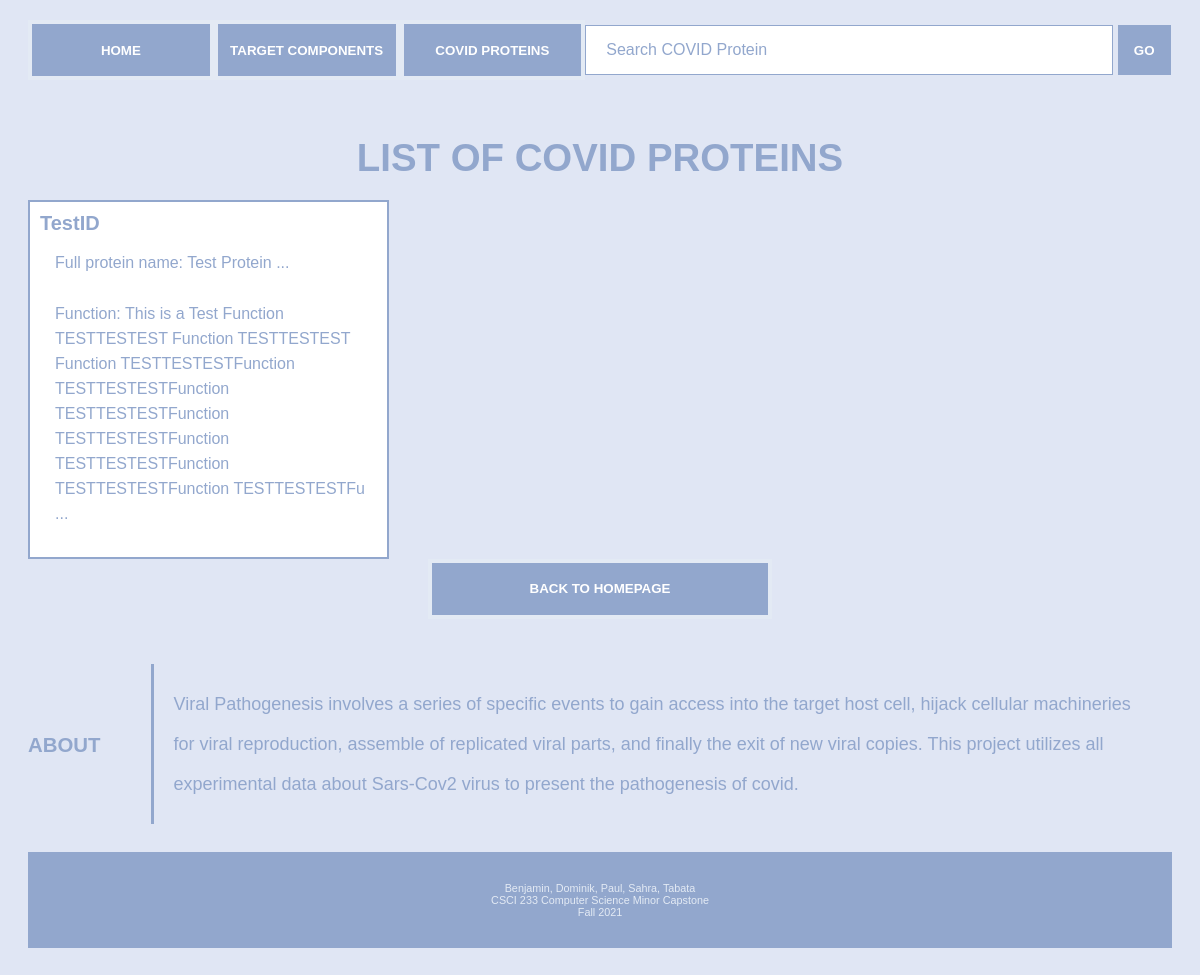
The app's page /proteins/, older data.
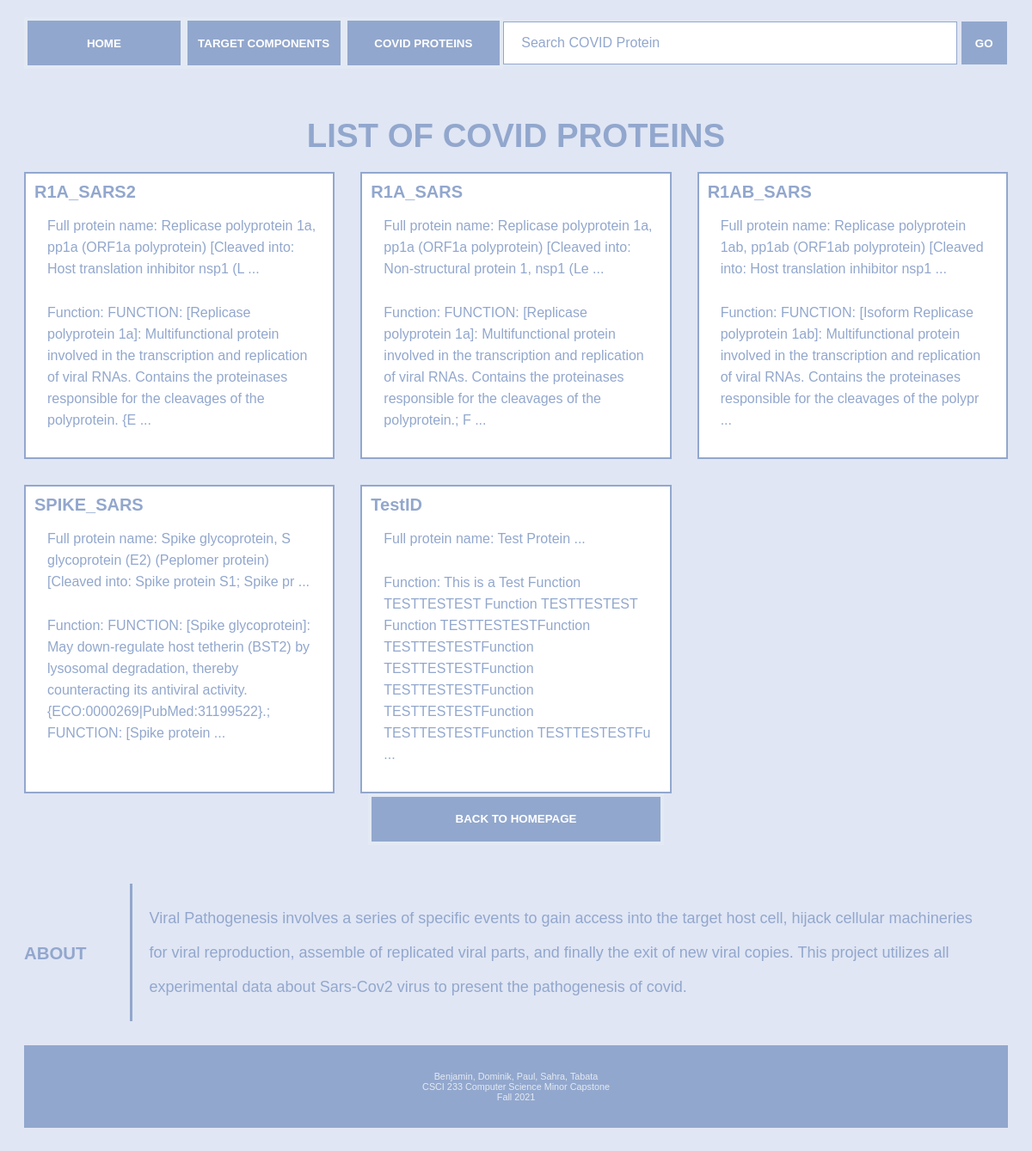
The same page, newer data.
### proteins/models.py (models this page shows, shortened)
class Protein(models.Model):
    protein_id = models.CharField(max_length=100)
    protein_name = models.CharField(max_length=1000)
    slug = models.SlugField()
    function = models.TextField()
    locations = models.TextField()
    thumb = models.ImageField(default='default.png', blank=True)
    class Meta:
        verbose_name_plural = "proteins"
    def function_preview(self):
        return self.function[:200] + ' ...'
    def name_preview(self):
        return self.protein_name[:100] + ' ...'

### proteins/views.py (the view)
# urls.py: path('', views.proteins_list, name='list'),
def proteins_list(request):
    proteins = Protein.objects.all().order_by('protein_name')
    return render(request, 'proteins/proteins_list.html', {'proteins':proteins})

### proteins/templates/proteins/proteins_list.html
{% extends 'index.html' %}
{%block content%}
    <h1 class="listheading">LIST OF COVID PROTEINS</h1>
<div class="thumbnails">
    {% for protein in proteins %}
    <div class = "description-box">
    <a class="protein-name" href="{% url 'proteins:detail' protein.slug %}">{{protein.protein_id}}</a>
            <p>Full protein name: {{protein.name_preview}}</p>
            <p>Function: {{protein.function_preview}}</p>
            </div>
    {% endfor %}
    </div>
<div class="center">
    <button class="button2" id="listBtn"> <a href="{% url 'homepage' %}">BACK TO HOMEPAGE</a></button>
    </div>
{% endblock %}

### templates/index.html (shortened to what this page needs)
<!DOCTYPE html>
{% load static %}
<html lang="en" >
<head>
  <link rel="stylesheet" href="{% static 'style.css' %}">
</head>
<body>
 <div class="search-container">
    <div class="center">
<button class="button2"> <a href="{% url 'homepage' %}">HOME</a></button>
            <button class="button2"> <a href="{% url 'locations:list' %}">TARGET COMPONENTS</a></button>
            <button class="button2"> <a href="{% url 'proteins:list' %}">COVID PROTEINS</a></button>
    <form class="search-container" action="{% url 'proteins:search_results' %}" method="get">{% csrf_token %}
        <input name="q" type="text" id="search-bar" placeholder="Search COVID Protein">
        <button class="button" id="searchBtn">GO</button>
      </form>
        </div>
    </div>
        {%block content%}{% endblock %}
<div class="center">
            <h2>ABOUT</h2>
            <p>Viral Pathogenesis involves a series of specific events to gain access into the target host cell, hijack cellular machineries for viral reproduction, assemble of replicated viral parts, and finally the exit of new viral copies. This project utilizes all experimental data about Sars-Cov2 virus to present the pathogenesis of covid. </p>
        </div>
  <div class="credits">
    Benjamin, Dominik, Paul, Sahra, Tabata <br> CSCI 233 Computer Science Minor Capstone <br> Fall 2021
  </div>
</body>
</html>

### assets/style.css (style rules this page uses)
* { box-sizing: border-box; }
body { padding: 20px; margin-top: 0px; font-family: sans-serif; background-color: rgb(224,230,244); }
h1 { font-size: 3.2vw; text-align: center; padding: 20px; margin-bottom: 50px; color: rgb(146,167,205); }
.listheading { font-size: 3.2vw; text-align: center; padding: 10px; margin-bottom: 10px; color: rgb(146,167,205); }
h2 { font-size: 1.7vw; font-weight: bolder; color: rgb(146,167,205); margin: 0px; }
.protein-name { font-size: 20px; font-weight: bolder; color: rgb(146,167,205); margin: 0px; }
.description-box { padding: 10px; border-style: solid; background-color: white; border:2px solid rgb(146,167,205); }
.description-box p { font-size: 1rem; font-weight: lighter; color: rgb(146,167,205); border-left-style: none; padding: 5px; margin-left: 10px; margin-top: 10px; line-height: 25px; }
a { text-decoration: none; color: white; }
p { font-size: 1.5vw; font-weight: lighter; color: rgb(146,167,205); border-left-style: solid; padding: 20px; margin-left: 50px; margin-top: 15px; line-height: 40px; }
.search-container { color: rgb(146,167,205); width: 100%; display: block; margin-bottom: 20px; }
input#search-bar { color: rgb(146,167,205); margin: 0 auto; width: 90%; height: 50px; padding: 0 20px; font-size: 1rem; border: 1px solid rgb(146,167,205); outline: none; }
input#search-bar::placeholder { color: rgb(146,167,205); }
.button { background-color: rgb(146,167,205); color: white; height: 50px; width: 9%; border: 2px solid rgb(146,167,205); font-weight: bold; }
.center { width: 100%; height: auto; display: flex; justify-content: center; align-items: center; margin-bottom: 10px; }
.button2 { margin-bottom: 20px; background-color: rgb(146,167,205); color: rgb(227,234,244); height: 60px; width: 30%; border: 4px solid rgb(227,234,244); font-weight: bold; }
.credits { font-size: .9vw; font-weight: lighter; left: 0; bottom: 0; padding: 30px; width: 100%; background-color: rgb(146,167,205); color: black; text-align: center; color: rgb(227,234,244); }
.thumbnails { display: grid; grid-template-columns: 1fr 1fr 1fr; grid-gap: 30px; }

Row changes from the older to the newer data that the page shows:
added Protein: protein_id "R1A_SARS2", name_preview "Replicase polyprotein 1a, pp1a (ORF1a polyprotein) [Cleaved into: Host translation inhibitor nsp1 (L ...", function_preview "FUNCTION: [Replicase polyprotein 1a]: Multifunctional protein involved in the transcription and replication of viral RNAs. Contains the proteinases responsible for the cleavages of the polyprotein. {E ..."
added Protein: protein_id "R1A_SARS", name_preview "Replicase polyprotein 1a, pp1a (ORF1a polyprotein) [Cleaved into: Non-structural protein 1, nsp1 (Le ...", function_preview "FUNCTION: [Replicase polyprotein 1a]: Multifunctional protein involved in the transcription and replication of viral RNAs. Contains the proteinases responsible for the cleavages of the polyprotein.; F ..."
added Protein: protein_id "R1AB_SARS", name_preview "Replicase polyprotein 1ab, pp1ab (ORF1ab polyprotein) [Cleaved into: Host translation inhibitor nsp1 ...", function_preview "FUNCTION: [Isoform Replicase polyprotein 1ab]: Multifunctional protein involved in the transcription and replication of viral RNAs. Contains the proteinases responsible for the cleavages of the polypr ..."
added Protein: protein_id "SPIKE_SARS", name_preview "Spike glycoprotein, S glycoprotein (E2) (Peplomer protein) [Cleaved into: Spike protein S1; Spike pr ...", function_preview "FUNCTION: [Spike glycoprotein]: May down-regulate host tetherin (BST2) by lysosomal degradation, thereby counteracting its antiviral activity. {ECO:0000269|PubMed:31199522}.; FUNCTION: [Spike protein ..."
